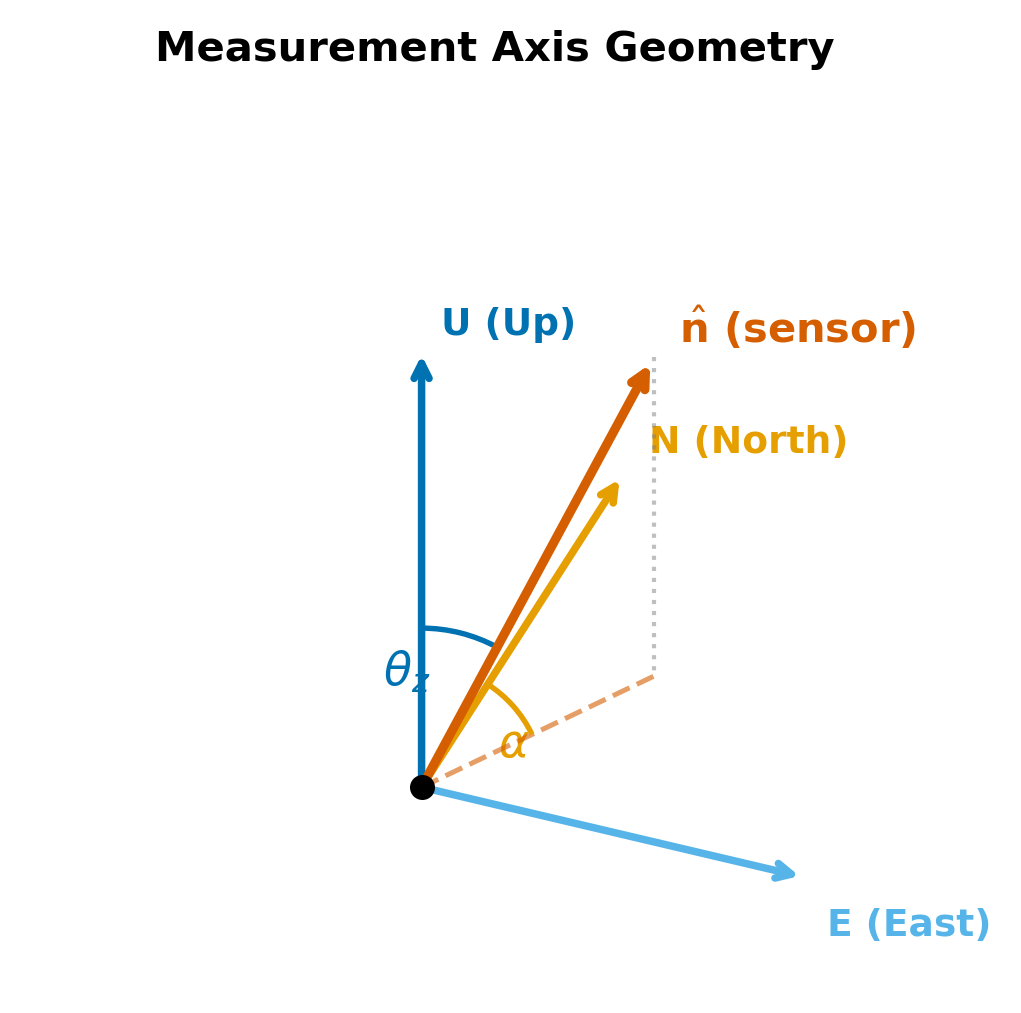

Source code (Python):
"""Figure 3: Measurement axis geometry — ENU frame with sensor axis n-hat."""

import sys
sys.path.insert(0, '/home/[user]/dev/pytheas/doc/figures')

import numpy as np
import matplotlib.pyplot as plt
import matplotlib.patches as mpatches
from matplotlib.patches import Arc
from style import apply_style, COLORS

apply_style()

fig, ax = plt.subplots(figsize=(4, 4))
ax.axis('off')
ax.set_xlim(-1.6, 2.2)
ax.set_ylim(-0.8, 2.8)
ax.set_aspect('equal')

# Origin of the ENU frame
O = np.array([0.0, 0.0])

# --- Axis lengths ---
enu_len = 1.8
nhat_len = 2.0

# --- Define 3D-projected directions ---
# We project a 3D ENU frame onto 2D for the schematic.
# Up: straight up
# North: upper-right (tilted to show perspective)
# East: to the right and slightly down (foreshortened)
up_dir = np.array([0.0, 1.0])
north_dir = np.array([0.45, 0.70])
north_dir = north_dir / np.linalg.norm(north_dir)
east_dir = np.array([0.85, -0.20])
east_dir = east_dir / np.linalg.norm(east_dir)

# --- Draw ENU axes ---
arrow_kw = dict(arrowstyle='->', lw=1.8)

# East (blue)
east_tip = O + enu_len * 0.9 * east_dir
ax.annotate('', xy=east_tip, xytext=O,
            arrowprops=dict(**arrow_kw, color=COLORS['blue']), zorder=5)
ax.text(east_tip[0] + 0.08, east_tip[1] - 0.12, 'E (East)',
        color=COLORS['blue'], fontsize=9, fontweight='bold',
        ha='left', va='top')

# North (orange)
north_tip = O + enu_len * 0.85 * north_dir
ax.annotate('', xy=north_tip, xytext=O,
            arrowprops=dict(**arrow_kw, color=COLORS['orange']), zorder=5)
ax.text(north_tip[0] + 0.10, north_tip[1] + 0.05, 'N (North)',
        color=COLORS['orange'], fontsize=9, fontweight='bold',
        ha='left', va='bottom')

# Up (navy)
up_tip = O + enu_len * up_dir
ax.annotate('', xy=up_tip, xytext=O,
            arrowprops=dict(**arrow_kw, color=COLORS['navy']), zorder=5)
ax.text(up_tip[0] + 0.08, up_tip[1] + 0.02, 'U (Up)',
        color=COLORS['navy'], fontsize=9, fontweight='bold',
        ha='left', va='bottom')

# --- Sensor axis n-hat ---
# n-hat at zenith angle theta_z from Up and azimuth alpha from North
theta_z_deg = 35   # zenith angle
alpha_deg = 40     # azimuth from North toward East

# In the projected view:
# The horizontal-plane projection of n-hat combines North and East components.
# n-hat = sin(theta_z)*[sin(alpha)*East + cos(alpha)*North] + cos(theta_z)*Up
theta_z = np.radians(theta_z_deg)
alpha = np.radians(alpha_deg)

nhat_dir = (np.sin(theta_z) * (np.sin(alpha) * east_dir + np.cos(alpha) * north_dir)
            + np.cos(theta_z) * up_dir)
nhat_dir = nhat_dir / np.linalg.norm(nhat_dir)

nhat_tip = O + nhat_len * nhat_dir
ax.annotate('', xy=nhat_tip, xytext=O,
            arrowprops=dict(arrowstyle='->', color=COLORS['red'], lw=2.2),
            zorder=8)
ax.text(nhat_tip[0] + 0.10, nhat_tip[1] + 0.02,
        r'$\hat{\mathbf{n}}$ (sensor)',
        color=COLORS['red'], fontsize=10, fontweight='bold',
        ha='left', va='bottom')

# --- Projection of n-hat onto horizontal plane (dashed) ---
nhat_horiz = np.sin(theta_z) * (np.sin(alpha) * east_dir + np.cos(alpha) * north_dir)
nhat_horiz_norm = np.linalg.norm(nhat_horiz)
nhat_horiz_dir = nhat_horiz / nhat_horiz_norm if nhat_horiz_norm > 0 else north_dir

proj_len = nhat_len * nhat_horiz_norm / np.linalg.norm(
    np.sin(theta_z) * (np.sin(alpha) * east_dir + np.cos(alpha) * north_dir)
    + np.cos(theta_z) * up_dir)
proj_tip = O + proj_len * nhat_horiz_dir

# Dashed line from origin to projection
ax.plot([O[0], proj_tip[0]], [O[1], proj_tip[1]], '--',
        color=COLORS['red'], lw=1.2, alpha=0.6, zorder=4)

# Vertical dashed line from n-hat tip down to projection
ax.plot([nhat_tip[0], proj_tip[0]], [nhat_tip[1], proj_tip[1]], ':',
        color='gray', lw=1.0, alpha=0.5, zorder=3)

# --- Zenith angle arc (theta_z): between Up and n-hat ---
# Draw arc from Up direction to n-hat direction
arc_r = 0.65
up_angle_deg = 90  # Up is straight up
nhat_angle_deg = np.degrees(np.arctan2(nhat_dir[1], nhat_dir[0]))

# The arc goes from n-hat to Up (counterclockwise)
theta1 = min(nhat_angle_deg, up_angle_deg)
theta2 = max(nhat_angle_deg, up_angle_deg)
zenith_arc = Arc(O, 2*arc_r, 2*arc_r, angle=0,
                 theta1=theta1, theta2=theta2,
                 color=COLORS['navy'], lw=1.3, linestyle='-', zorder=6)
ax.add_patch(zenith_arc)

# Label theta_z
mid_zen = np.radians((theta1 + theta2) / 2)
ax.text(arc_r * 0.75 * np.cos(mid_zen) - 0.18,
        arc_r * 0.75 * np.sin(mid_zen),
        r'$\theta_z$', color=COLORS['navy'], fontsize=11,
        fontweight='bold', ha='center', va='center')

# --- Azimuth arc (alpha): from North to projection in horizontal plane ---
arc_r2 = 0.50
north_angle_deg = np.degrees(np.arctan2(north_dir[1], north_dir[0]))
proj_angle_deg = np.degrees(np.arctan2(nhat_horiz_dir[1], nhat_horiz_dir[0]))

# Ensure proper arc direction (North to projection clockwise in real world,
# but in our projected view we go from north to projection)
t1_az = min(proj_angle_deg, north_angle_deg)
t2_az = max(proj_angle_deg, north_angle_deg)
azimuth_arc = Arc(O, 2*arc_r2, 2*arc_r2, angle=0,
                  theta1=t1_az, theta2=t2_az,
                  color=COLORS['orange'], lw=1.3, linestyle='-', zorder=6)
ax.add_patch(azimuth_arc)

# Label alpha
mid_az = np.radians((t1_az + t2_az) / 2)
ax.text(arc_r2 * 0.6 * np.cos(mid_az) + 0.15,
        arc_r2 * 0.6 * np.sin(mid_az) - 0.02,
        r'$\alpha$', color=COLORS['orange'], fontsize=11,
        fontweight='bold', ha='center', va='center')

# --- Origin dot ---
ax.plot(*O, 'o', color=COLORS['black'], markersize=5, zorder=10)

# --- Title ---
ax.set_title('Measurement Axis Geometry', fontsize=10, fontweight='bold', pad=10)

plt.savefig('/home/[user]/dev/pytheas/doc/figures/fig03_measurement_axis.png',
            dpi=300, bbox_inches='tight', facecolor='white')
plt.close()
print("Figure 3 saved.")
